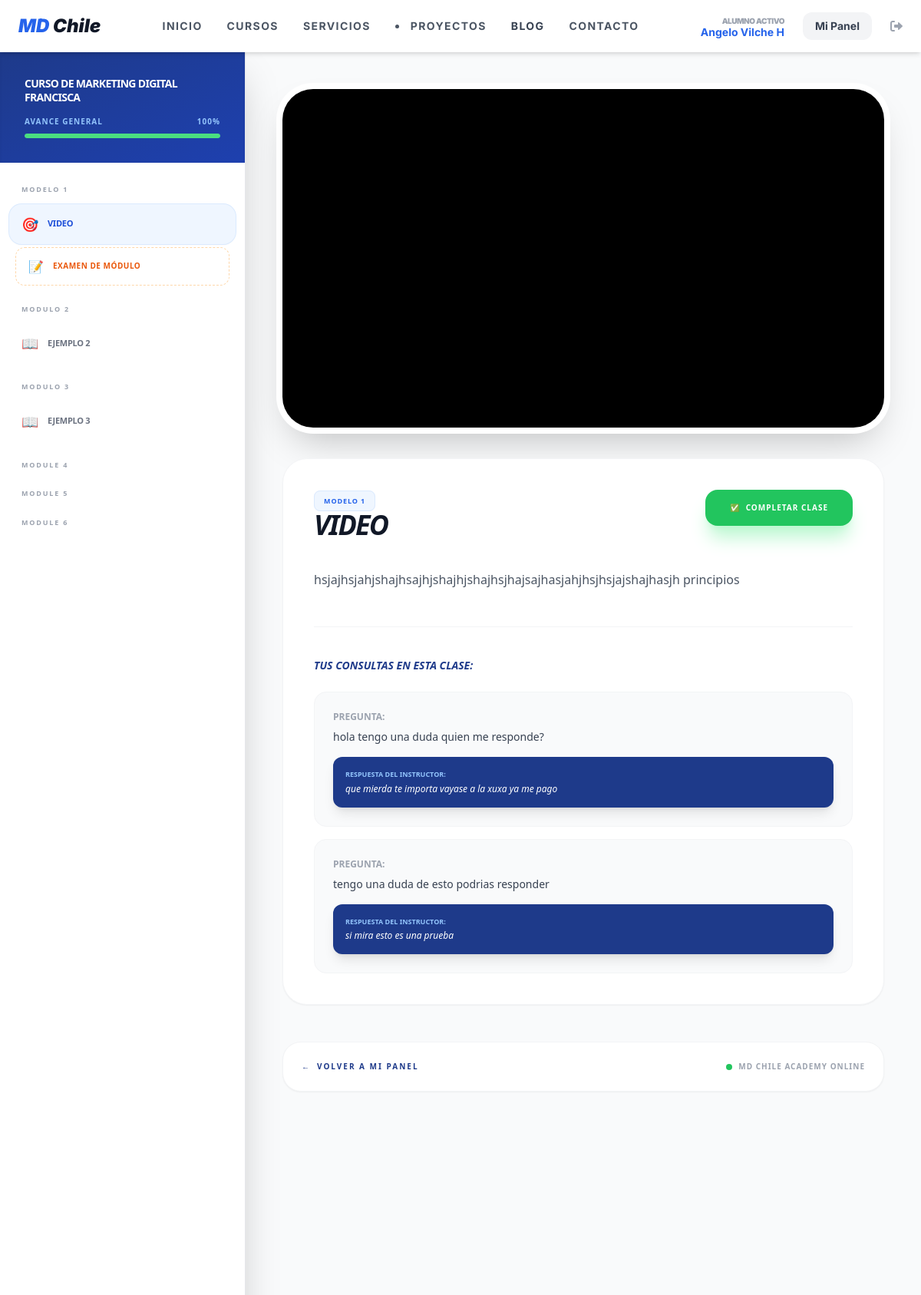
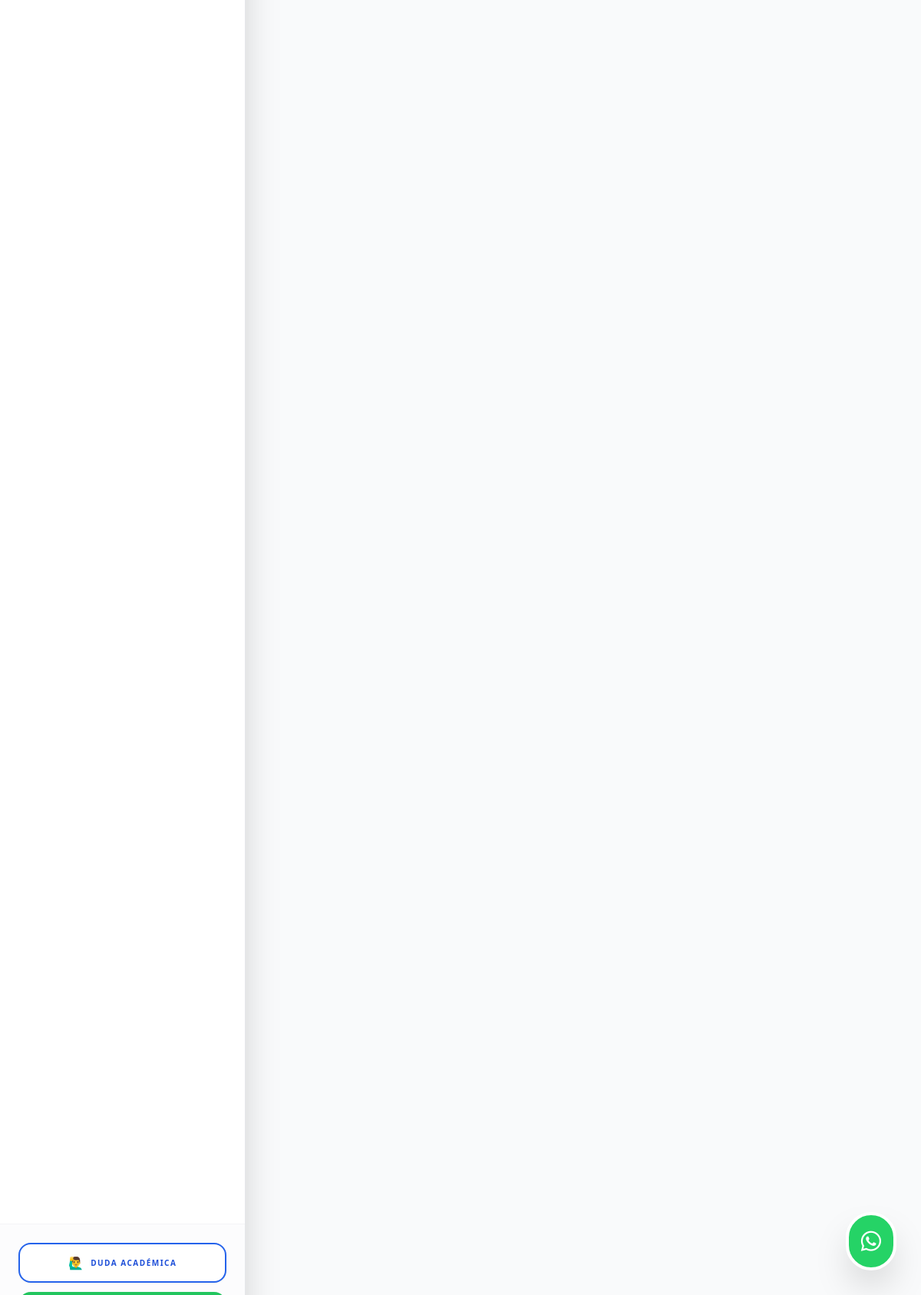
Page /course/5/ (signed in) on the committed database (2 pictures, top to bottom).
### users/models.py (models this page shows, shortened)
class User(AbstractUser):
    is_client = models.BooleanField(default=True)
    is_admin_user = models.BooleanField(default=False)
    profile_picture = models.ImageField(upload_to='users/profiles/', null=True, blank=True)
    bio = models.TextField(max_length=500, blank=True)
    rut = models.CharField(max_length=12, blank=True, null=True)
    linkedin_url = models.URLField(blank=True, null=True)

### courses/models.py (models this page shows, shortened)
class Course(models.Model):
    title = models.CharField(max_length=200)
    slug = models.SlugField(unique=True, blank=True, null=True)
    description = models.TextField()
    image = models.ImageField(upload_to='courses/banners/', null=True, blank=True)
    price = models.IntegerField(default=0)
    is_published = models.BooleanField(default=True)
    created_at = models.DateTimeField(auto_now_add=True)

class Module(models.Model):
    course = models.ForeignKey(Course, related_name='modules', on_delete=models.CASCADE)
    title = models.CharField(max_length=200)
    order = models.PositiveIntegerField(default=0)
    class Meta:
        ordering = ['order']

class Lesson(models.Model):
    module = models.ForeignKey(Module, related_name='lessons', on_delete=models.CASCADE)
    title = models.CharField(max_length=200)
    video_url = models.URLField()
    content = models.TextField(blank=True)
    order = models.PositiveIntegerField(default=0)
    class Meta:
        ordering = ['order']

class CourseQuery(models.Model):
    user = models.ForeignKey(settings.AUTH_USER_MODEL, on_delete=models.CASCADE)
    course = models.ForeignKey(Course, on_delete=models.CASCADE)
    lesson = models.ForeignKey(Lesson, on_delete=models.CASCADE)
    question = models.TextField()
    answer = models.TextField(blank=True, null=True)
    created_at = models.DateTimeField(auto_now_add=True)
    class Meta:
        verbose_name = "Duda Académica"
        verbose_name_plural = "Dudas Académicas"

### courses/views.py (the view)
# urls.py: path('course/<int:course_id>/', views.course_detail, name='course_detail'),
@login_required
def course_detail(request, course_id):
    course = get_object_or_404(Course, id=course_id)
    if not Enrollment.objects.filter(user=request.user, course=course).exists():
        return redirect('checkout', course_id=course.id)
    lessons = Lesson.objects.filter(module__course=course).order_by('module__order', 'order')
    if not lessons.exists():
        messages.warning(request, f"El curso '{course.title}' aún no tiene lecciones.")
        return redirect('dashboard')
    lesson_id = request.GET.get('lesson')
    current_lesson = get_object_or_404(Lesson, id=lesson_id, module__course=course) if lesson_id else lessons.first()
    if request.method == 'POST' and 'submit_query' in request.POST:
        question_text = request.POST.get('question')
        if question_text:
            CourseQuery.objects.create(user=request.user, course=course, lesson=current_lesson, question=question_text)
            messages.success(request, "¡Tu duda ha sido enviada!")
            return redirect(f"/course/{course.id}/?lesson={current_lesson.id}")
    mis_dudas = CourseQuery.objects.filter(user=request.user, lesson=current_lesson).order_by('-created_at')
    total = lessons.count()
    completas = LessonProgress.objects.filter(user=request.user, lesson__module__course=course, is_completed=True).count()
    progreso = int((completas / total) * 100) if total > 0 else 0
    return render(request, 'courses/course_detail.html', {'course': course, 'lessons': lessons, 'current_lesson': current_lesson, 'progreso_curso': progreso, 'mis_dudas': mis_dudas})

### templates/courses/course_detail.html (shortened to what this page needs)
{% extends 'base.html' %}
{% block content %}
<div class="min-h-screen bg-gray-50 flex flex-col md:flex-row font-sans text-gray-900">
    <div class="w-full md:w-80 bg-white shadow-2xl h-screen sticky top-0 overflow-y-auto flex flex-col border-r border-gray-200">
        <div class="p-8 bg-gradient-to-br from-blue-900 to-blue-800 text-white shadow-inner">
            <h2 class="text-sm font-black uppercase tracking-tighter mb-4 leading-tight">{{ course.title }}</h2>
            <div class="space-y-2">
                <div class="flex justify-between text-[10px] font-bold uppercase text-blue-300 tracking-widest">
                    <span>Avance General</span>
                    <span>{{ progreso_curso }}%</span>
                </div>
                <div class="w-full bg-white/10 rounded-full h-1.5 overflow-hidden">
                    <div class="bg-green-400 h-full rounded-full shadow-[0_0_8px_rgba(74,222,128,0.5)] transition-all duration-1000"
                         style="width: {{ progreso_curso }}%"></div>
                </div>
            </div>
        </div>
        <div class="flex-1 p-3 overflow-y-auto space-y-6 mt-4">
            {% for module in course.modules.all %}
                <div>
                    <h3 class="px-4 text-[9px] font-black text-gray-400 uppercase tracking-[0.2em] mb-3">
                        {{ module.title }}
                    </h3>
                    <div class="space-y-1">
                        {% for lesson in module.lessons.all %}
                            <a href="?lesson={{ lesson.id }}"
                               class="group flex items-center px-4 py-3 rounded-2xl transition-all duration-300
                               {% if current_lesson.id == lesson.id %}
                               bg-blue-50 text-blue-700 shadow-sm ring-1 ring-blue-100
                               {% else %}
                               text-gray-500 hover:bg-gray-50
                               {% endif %}">
                                <span class="mr-3 text-lg">
                                    {% if current_lesson.id == lesson.id %} 🎯 {% else %} 📖 {% endif %}
                                </span>
                                <span class="text-[11px] font-bold uppercase tracking-tight">{{ lesson.title }}</span>
                            </a>
                        {% endfor %}
                        {% if module.quiz %}
                            <a href="{% url 'take_quiz' module.quiz.id %}"
                               class="flex items-center px-4 py-3 text-orange-600 hover:bg-orange-50 rounded-xl transition border border-dashed border-orange-200 mt-2 mx-2 group">
                                <span class="mr-3 transition-transform group-hover:scale-125">📝</span>
                                <span class="text-[10px] font-black uppercase tracking-wider">Examen de Módulo</span>
                            </a>
                        {% endif %}
                    </div>
                </div>
            {% endfor %}
        </div>
        <div class="p-6 bg-gray-50/50 border-t border-gray-100 space-y-3">
            <button onclick="document.getElementById('modal-duda').classList.remove('hidden')"
                    class="flex items-center justify-center w-full bg-white border-2 border-blue-600 text-blue-700 hover:bg-blue-600 hover:text-white py-3 rounded-2xl font-black text-[10px] uppercase tracking-[0.15em] shadow-sm transition-all duration-300 transform hover:-translate-y-1 active:scale-95">
                <span class="mr-2 text-base">🙋‍♂️</span>
                Duda Académica
            </button>
        </div>
    </div>
    <div class="flex-1 p-6 md:p-12 overflow-y-auto">
        <div class="max-w-4xl mx-auto">
            <div class="bg-black rounded-[2.5rem] overflow-hidden shadow-2xl mb-10 aspect-video ring-8 ring-white">
                <iframe class="w-full h-full"
                        src="{{ current_lesson.video_url }}"
                        frameborder="0"
                        allow="accelerometer; autoplay; clipboard-write; encrypted-media; gyroscope; picture-in-picture"
                        allowfullscreen></iframe>
            </div>
            <div class="bg-white rounded-[2rem] p-10 shadow-sm border border-gray-100 relative">
                <div class="flex flex-col md:flex-row justify-between items-start mb-10 gap-6">
                    <div class="space-y-1">
                        <span class="text-blue-600 font-black text-[9px] uppercase tracking-widest bg-blue-50 px-3 py-1.5 rounded-lg border border-blue-100">
                            {{ current_lesson.module.title }}
                        </span>
                        <h1 class="text-4xl font-black text-gray-900 tracking-tighter leading-none italic uppercase">
                            {{ current_lesson.title }}
                        </h1>
                    </div>
                    <form action="{% url 'toggle_lesson_completion' current_lesson.id %}" method="POST">
                        <button type="submit" class="group flex items-center bg-green-500 hover:bg-green-600 text-white px-8 py-4 rounded-2xl font-black shadow-xl shadow-green-200 transition-all duration-300 transform hover:scale-105 uppercase text-[10px] tracking-widest">
                            <span class="mr-2 group-hover:animate-bounce">✅</span>
                            Completar Clase
                        </button>
                    </form>
                </div>
                <div class="prose prose-slate max-w-none text-gray-600 font-medium leading-relaxed">
                    {{ current_lesson.content|linebreaks }}
                </div>
                {% if mis_dudas %}
                <div class="mt-12 pt-10 border-t border-gray-100">
                    <h3 class="text-sm font-black text-blue-900 uppercase italic mb-6">Tus Consultas en esta clase:</h3>
                    <div class="space-y-4">
                        {% for duda in mis_dudas %}
                        <div class="bg-gray-50 p-6 rounded-2xl border border-gray-100">
                            <p class="text-xs font-bold text-gray-400 uppercase mb-2">Pregunta:</p>
                            <p class="text-gray-700 text-sm mb-4">{{ duda.question }}</p>
                            {% if duda.answer %}
                            <div class="bg-blue-900 text-white p-4 rounded-xl shadow-lg">
                                <p class="text-[9px] font-black uppercase text-blue-300 mb-1">Respuesta del Instructor:</p>
                                <p class="text-xs italic">{{ duda.answer }}</p>
                            </div>
                            {% else %}
                            <span class="text-[9px] font-bold text-orange-500 uppercase tracking-widest animate-pulse">Pendiente de respuesta...</span>
                            {% endif %}
                        </div>
                        {% endfor %}
                    </div>
                </div>
                {% endif %}
            </div>
            <div class="mt-12 flex justify-between items-center bg-white p-6 rounded-[1.5rem] border border-gray-100 shadow-sm">
                <a href="{% url 'dashboard' %}" class="text-blue-900 font-black text-[10px] uppercase tracking-[0.2em] flex items-center group">
                    <span class="mr-2 transition-transform group-hover:-translate-x-1">←</span> Volver a mi panel
                </a>
                <div class="flex items-center gap-2">
                    <span class="w-2 h-2 bg-green-500 rounded-full animate-pulse"></span>
                    <span class="text-[10px] font-black text-gray-400 uppercase tracking-widest">MD Chile Academy Online</span>
                </div>
            </div>
        </div>
    </div>
</div>
{% endblock %}

### templates/base.html (shortened to what this page needs)
<!DOCTYPE html>
<html lang="es">
<head>
    <script src="https://cdn.tailwindcss.com"></script>
    <link rel="stylesheet" href="https://cdnjs.cloudflare.com/ajax/libs/font-awesome/6.0.0/css/all.min.css">
</head>
<body class="bg-gray-50 flex flex-col min-h-screen">
    <nav class="bg-white shadow-md py-4 px-6 flex justify-between items-center sticky top-0 z-50">
        <a href="{% url 'home' %}" class="text-2xl font-black text-blue-600 italic">
            MD <span class="text-gray-900">Chile</span>
        </a>
        <div class="hidden md:flex space-x-8 font-bold text-gray-600 uppercase text-sm tracking-widest">
            <a href="{% url 'home' %}" class="hover:text-blue-600 transition">Inicio</a>
            <a href="{% url 'dashboard' %}" class="hover:text-blue-600 transition">Cursos</a>
            <a href="{% url 'services_list' %}" class="hover:text-blue-600 transition">Servicios</a>
            <li class="nav-item">
            <a class="nav-link {% if request.path == '/proyectos/' %}active{% endif %}" href="{% url 'projects_list' %}">PROYECTOS</a>
            </li>
            <a href="{% url 'blog_list' %}" class="text-gray-700 hover:text-blue-600 font-bold transition">Blog</a>
            <a href="{% url 'contact_view' %}" class="hover:text-blue-600 transition">Contacto</a>
        </div>
        <div class="flex items-center space-x-4">
            {% if user.is_authenticated %}
                <div class="hidden lg:flex flex-col items-end mr-2">
                    <span class="text-[10px] font-black text-gray-400 uppercase tracking-tighter">Alumno Activo</span>
                    <span class="text-sm font-bold text-blue-600 leading-none">
                        {% if user.first_name %}{{ user.first_name }}{% else %}{{ user.username }}{% endif %}
                    </span>
                </div>
                <a href="{% url 'dashboard' %}" class="bg-gray-100 text-gray-700 px-4 py-2 rounded-xl hover:bg-gray-200 transition font-bold text-sm">
                    Mi Panel
                </a>
                <form method="post" action="{% url 'account_logout' %}" class="inline">
                    <button type="submit" class="text-gray-400 hover:text-red-500 transition ml-2">
                        <i class="fas fa-sign-out-alt"></i>
                    </button>
                </form>
            {% endif %}
        </div>
    </nav>
    <main class="flex-grow">
        {% block content %}{% endblock %}
    </main>
    <a href="https://wa.me/56975899661" target="_blank"
       class="fixed bottom-8 right-8 bg-[#25D366] text-white p-4 rounded-full shadow-2xl hover:scale-110 transition-transform z-50 flex items-center justify-center border-4 border-white">
        <i class="fab fa-whatsapp text-3xl"></i>
    </a>
</body>
</html>

### templates/base.html (style rules this page uses)
body { font-family: 'Inter', sans-serif; }

### rows in the picture
User: first_name "Angelo Vilche H"
Course: title "CURSO DE MARKETING DIGITAL FRANCISCA"
Module: title "MODELO 1", shows "EXAMEN DE MÓDULO"
Lesson: title "VIDEO", module "MODELO 1", content "hsjajhsjahjshajhsajhjshajhjshajhsjhajsajhasjahjhsjhsjajshajhasjh principios"
Module: title "MODULO 2"
Lesson: title "EJEMPLO 2"
Module: title "MODULO 3"
Lesson: title "EJEMPLO 3"
Module: title "MODULE 4"
Module: title "MODULE 5"
Module: title "MODULE 6"
CourseQuery: question "hola tengo una duda quien me responde?", answer "que mierda te importa vayase a la xuxa ya me pago"
CourseQuery: question "tengo una duda de esto podrias responder", answer "si mira esto es una prueba"

### other values in the picture
{{ progreso_curso }} "100"
